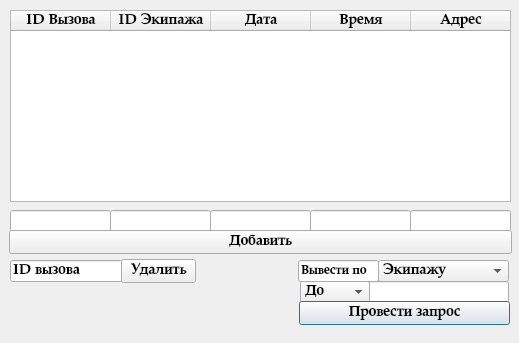
<?xml version="1.0" encoding="UTF-8"?>
<ui version="4.0">
 <class>MainWindow</class>
 <widget class="QMainWindow" name="MainWindow">
  <property name="geometry">
   <rect>
    <x>0</x>
    <y>0</y>
    <width>519</width>
    <height>343</height>
   </rect>
  </property>
  <property name="windowTitle">
   <string>Журнал вызовов</string>
  </property>
  <property name="layoutDirection">
   <enum>Qt::LeftToRight</enum>
  </property>
  <widget class="QWidget" name="centralwidget">
   <widget class="QTableWidget" name="tableWidget">
    <property name="geometry">
     <rect>
      <x>10</x>
      <y>10</y>
      <width>501</width>
      <height>192</height>
     </rect>
    </property>
    <property name="font">
     <font>
      <family>Palatino Linotype</family>
      <pointsize>11</pointsize>
      <bold>true</bold>
     </font>
    </property>
    <property name="horizontalScrollBarPolicy">
     <enum>Qt::ScrollBarAlwaysOff</enum>
    </property>
    <column>
     <property name="text">
      <string>ID Вызова</string>
     </property>
    </column>
    <column>
     <property name="text">
      <string>ID Экипажа</string>
     </property>
    </column>
    <column>
     <property name="text">
      <string>Дата</string>
     </property>
    </column>
    <column>
     <property name="text">
      <string>Время</string>
     </property>
    </column>
    <column>
     <property name="text">
      <string>Адрес</string>
     </property>
    </column>
   </widget>
   <widget class="QLineEdit" name="lineEdit">
    <property name="geometry">
     <rect>
      <x>10</x>
      <y>210</y>
      <width>101</width>
      <height>22</height>
     </rect>
    </property>
    <property name="font">
     <font>
      <family>Palatino Linotype</family>
      <pointsize>11</pointsize>
      <bold>true</bold>
     </font>
    </property>
   </widget>
   <widget class="QLineEdit" name="lineEdit_2">
    <property name="geometry">
     <rect>
      <x>110</x>
      <y>210</y>
      <width>101</width>
      <height>22</height>
     </rect>
    </property>
    <property name="font">
     <font>
      <family>Palatino Linotype</family>
      <pointsize>11</pointsize>
      <bold>true</bold>
     </font>
    </property>
   </widget>
   <widget class="QLineEdit" name="lineEdit_3">
    <property name="geometry">
     <rect>
      <x>210</x>
      <y>210</y>
      <width>101</width>
      <height>22</height>
     </rect>
    </property>
    <property name="font">
     <font>
      <family>Palatino Linotype</family>
      <pointsize>11</pointsize>
      <bold>true</bold>
     </font>
    </property>
   </widget>
   <widget class="QLineEdit" name="lineEdit_4">
    <property name="geometry">
     <rect>
      <x>310</x>
      <y>210</y>
      <width>101</width>
      <height>22</height>
     </rect>
    </property>
    <property name="font">
     <font>
      <family>Palatino Linotype</family>
      <pointsize>11</pointsize>
      <bold>true</bold>
     </font>
    </property>
   </widget>
   <widget class="QLineEdit" name="lineEdit_5">
    <property name="geometry">
     <rect>
      <x>410</x>
      <y>210</y>
      <width>101</width>
      <height>22</height>
     </rect>
    </property>
    <property name="font">
     <font>
      <family>Palatino Linotype</family>
      <pointsize>11</pointsize>
      <bold>true</bold>
     </font>
    </property>
   </widget>
   <widget class="QPushButton" name="pushButton">
    <property name="geometry">
     <rect>
      <x>9</x>
      <y>230</y>
      <width>503</width>
      <height>24</height>
     </rect>
    </property>
    <property name="font">
     <font>
      <family>Palatino Linotype</family>
      <pointsize>11</pointsize>
      <bold>true</bold>
     </font>
    </property>
    <property name="text">
     <string>Добавить</string>
    </property>
   </widget>
   <widget class="QLineEdit" name="lineEdit_6">
    <property name="geometry">
     <rect>
      <x>10</x>
      <y>260</y>
      <width>113</width>
      <height>22</height>
     </rect>
    </property>
    <property name="font">
     <font>
      <family>Palatino Linotype</family>
      <pointsize>11</pointsize>
      <bold>true</bold>
     </font>
    </property>
    <property name="text">
     <string>ID вызова</string>
    </property>
   </widget>
   <widget class="QPushButton" name="pushButton_2">
    <property name="geometry">
     <rect>
      <x>121</x>
      <y>259</y>
      <width>75</width>
      <height>24</height>
     </rect>
    </property>
    <property name="font">
     <font>
      <family>Palatino Linotype</family>
      <pointsize>11</pointsize>
      <bold>true</bold>
     </font>
    </property>
    <property name="text">
     <string>Удалить</string>
    </property>
   </widget>
   <widget class="QComboBox" name="comboBox">
    <property name="geometry">
     <rect>
      <x>378</x>
      <y>260</y>
      <width>131</width>
      <height>22</height>
     </rect>
    </property>
    <property name="font">
     <font>
      <family>Palatino Linotype</family>
      <pointsize>11</pointsize>
      <bold>true</bold>
     </font>
    </property>
    <property name="layoutDirection">
     <enum>Qt::LeftToRight</enum>
    </property>
    <item>
     <property name="text">
      <string>Экипажу</string>
     </property>
    </item>
    <item>
     <property name="text">
      <string>Времени</string>
     </property>
    </item>
    <item>
     <property name="text">
      <string>Дате</string>
     </property>
    </item>
    <item>
     <property name="text">
      <string>Адресу</string>
     </property>
    </item>
   </widget>
   <widget class="QLineEdit" name="lineEdit_7">
    <property name="geometry">
     <rect>
      <x>368</x>
      <y>281</y>
      <width>141</width>
      <height>22</height>
     </rect>
    </property>
    <property name="font">
     <font>
      <family>Palatino Linotype</family>
      <pointsize>11</pointsize>
      <bold>true</bold>
     </font>
    </property>
   </widget>
   <widget class="QComboBox" name="comboBox_2">
    <property name="geometry">
     <rect>
      <x>300</x>
      <y>281</y>
      <width>70</width>
      <height>22</height>
     </rect>
    </property>
    <property name="font">
     <font>
      <family>Palatino Linotype</family>
      <pointsize>11</pointsize>
      <bold>true</bold>
     </font>
    </property>
    <property name="layoutDirection">
     <enum>Qt::LeftToRight</enum>
    </property>
    <item>
     <property name="text">
      <string>До</string>
     </property>
    </item>
    <item>
     <property name="text">
      <string>После</string>
     </property>
    </item>
   </widget>
   <widget class="QLabel" name="label_2">
    <property name="geometry">
     <rect>
      <x>-1</x>
      <y>-5</y>
      <width>521</width>
      <height>351</height>
     </rect>
    </property>
    <property name="text">
     <string/>
    </property>
    <property name="pixmap">
     <pixmap>экипаж.jpg</pixmap>
    </property>
    <property name="scaledContents">
     <bool>true</bool>
    </property>
   </widget>
   <widget class="QPushButton" name="pushButton_3">
    <property name="geometry">
     <rect>
      <x>299</x>
      <y>301</y>
      <width>211</width>
      <height>24</height>
     </rect>
    </property>
    <property name="font">
     <font>
      <family>Palatino Linotype</family>
      <pointsize>11</pointsize>
      <bold>true</bold>
     </font>
    </property>
    <property name="text">
     <string>Провести запрос</string>
    </property>
    <property name="default">
     <bool>true</bool>
    </property>
   </widget>
   <widget class="QLineEdit" name="lineEdit_11">
    <property name="geometry">
     <rect>
      <x>298</x>
      <y>260</y>
      <width>81</width>
      <height>22</height>
     </rect>
    </property>
    <property name="font">
     <font>
      <family>Palatino Linotype</family>
      <pointsize>10</pointsize>
      <bold>true</bold>
     </font>
    </property>
    <property name="text">
     <string>Вывести по</string>
    </property>
   </widget>
   <zorder>label_2</zorder>
   <zorder>tableWidget</zorder>
   <zorder>lineEdit</zorder>
   <zorder>lineEdit_2</zorder>
   <zorder>lineEdit_3</zorder>
   <zorder>lineEdit_4</zorder>
   <zorder>lineEdit_5</zorder>
   <zorder>pushButton</zorder>
   <zorder>lineEdit_6</zorder>
   <zorder>pushButton_2</zorder>
   <zorder>comboBox</zorder>
   <zorder>lineEdit_7</zorder>
   <zorder>comboBox_2</zorder>
   <zorder>pushButton_3</zorder>
   <zorder>lineEdit_11</zorder>
  </widget>
 </widget>
 <resources/>
 <connections/>
</ui>
